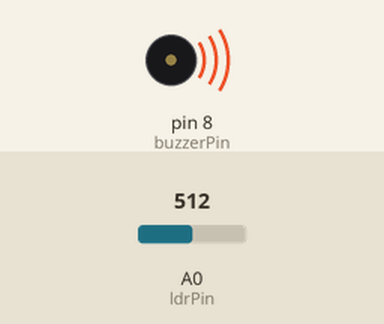
Recording of a sketch running on a simulated Arduino Uno, built with avr-gcc and run on an emulated ATmega328P. Shown: buzzer (waves = sounding). The test bench sets the inputs (shaded band); at power-on: A0 (ldrPin) = 512.

Above: at 0.1 s.
Timing chart, 0 to 1.6 s (numbered marks = the images above):
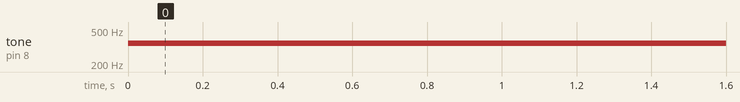

Measured:
- by itself, tone on pin 8 (buzzerPin): silent → 349 Hz at 0.00 s

The sketch:

theremin_photo.ino
```cpp
const int ldrPin = A0;
const int buzzerPin = 8;

int notes[] = {
  262, // C4
  294, // D4
  330, // E4
  349, // F4
  392, // G4
  440, // A4
  494, // B4
  523  // C5
};

void setup() {}

void loop() {
  int light = analogRead(A0);

  int index = map(light, 0, 1023, 0, 7);
  index = constrain(index, 0, 7);

  tone(buzzerPin, notes[index]);

  delay(20);
}
```
